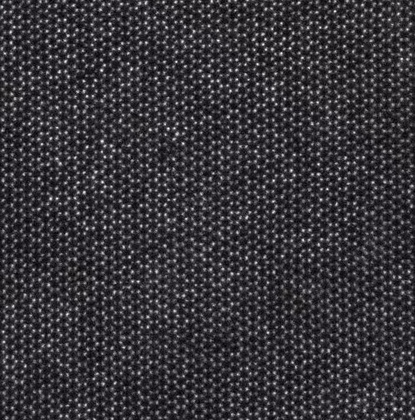
%> input picture 项目一改.jpg, 415 x 420 px, shrunk from 498 x 504 before the run
$ octave untitled3.m   (GNU Octave 9; MATLAB toolbox functions it lacks are replaced by stand-ins)
%> lines starting %> are read from the running program, lines starting %| are printed output that depends on the picture
### deletebakeground.m
function G = deletebakeground(X)
G = zeros(size(X));
G(X < 80) =0;%100
G(80<= X & X <= 256) =X(80<= X & X <=256);
end

### SeSeintensity.m
function W=SeSeintensity(X)
[r,c]=size(X);
W=zeros(r,c);
for i=1:c
    for j=1:r
        if X(j,i)<=150%186
            W(j,i)=0;
        elseif X(j,i)<=245%245
                W(j,i)=X(j,i);
        else
            W(j,i)=0;
        end
    end
end
end

### twovalue.m
function A = twovalue(X)
[r,c]=size(X);
A=zeros(r,c);
for i=1:c
    for j=1:r
        if X(j,i)==0
            A(j,i)=0;
        else
            A(j,i)=1;
        end
    end
end
end

### poly2str.m
function [s,len] = poly2str(den,tvar)
%POLY2STR Return polynomial as string.
%   S = POLY2STR(P,'s') or S=POLY2STR(P,'z') returns a string S
%   consisting of the polynomial coefficients in the vector P
%   multiplied by powers of the transform variable 's' or 'z'.
%
%       Example: POLY2STR([1 0 2],'s') returns the string  's^2 + 2'.
%
%   [S,LEN] = POLY2STR(P,'s') also returns the maximum wrapped length
%   of the polynomial.
%
%   See also: PRINTSYS.

%   Clay M. Thompson  7-24-90
%   Copyright 1986-2002 The MathWorks, Inc.
%   $Revision: 1.9 $  $Date: 2002/04/10 06:32:38 $

nd = length(den);
len = []; s = [];
% Form denominator
dlen=0;   first_term = 1;  old = 0;
for j=1:nd
  term=den(j);
  if first_term&(term~=0),
    if (term==1)&(j~=nd),
      s=['  '];
    else
      s=['   ',num2str(term)];
    end
    first_term=0;
  else
    if (term==1)&(j~=nd),
      s=[s,' + '];
    elseif (term==0)
      % do nothing
    elseif (term>=0),
      s=[s,' + ',num2str(term)];
    else
      s=[s,' - ',num2str(abs(term))];
    end
  end
  if term~=0,
    if (nd-j>1),
      s=[s,' ',tvar,'^',num2str(nd-j)];
    elseif (nd-j==1),
      s=[s,' ',tvar];
    end
  end
  if (length(s)-old>63)&(j~=nd),
    len=max([len,length(s)-old]); s=[s,13,10,'  ',];
    old = length(s)-2;
  end
end
if isempty(s), s=['   0']; end
len = max([len,length(s)-old]);

% end poly2str

### untitled3.m
warning("off");
clear
close all
clc
im_rgb = imread('项目一改.jpg');
%> im_rgb is the input picture: size 420x415x3 uint8; mean R, G, B 55.4, 53.4, 58.1
im_gray = rgb2gray(im_rgb);
im_gray1=deletebakeground(im_gray);
%> in deletebakeground, `G(X < 80) =0;`: G: size 420x415 double; every value is 0
%> in deletebakeground, `G(80<= X & X <= 256) =X(80<= X & X <=256);`:
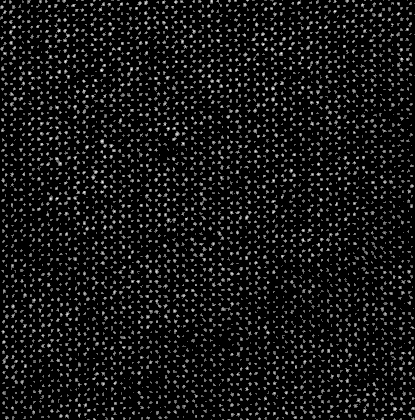
%> G: size 420x415 double; min 0, max 251, mean 20.4
im_twomax0=imregionalmax(im_gray1);
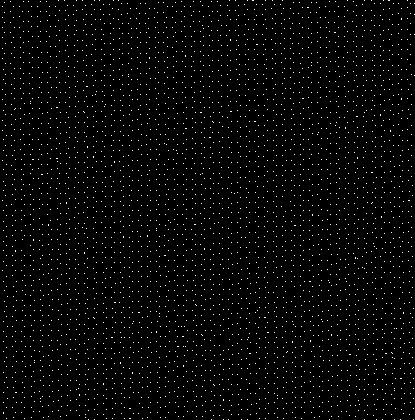
%> im_twomax0: size 420x415 logical; 2.3% white in thin lines or dots
im_twomax1=imregionalmax(im_twomax0);
%%标记原矩阵
[r,c]=size(im_gray);
%> r = 420; c = 415
S=zeros(r,c);
for i=1:c
    for j=1:r
        if im_twomax1(j,i)==0
            S(j,i)=0;
        elseif im_twomax1(j,i)==1
            S(j,i)=im_gray(j,i);
        end
    end
end
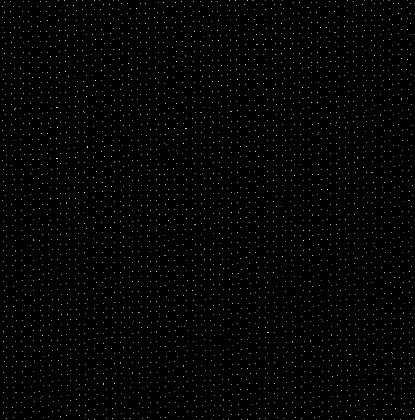
%> S: size 420x415 double; min 0, max 251, mean 3.4
im_gray_part_max=S;
%%分化处理
AA=SeSeintensity(im_gray_part_max);%%%%%%%%%%%%%%%
%> after the loop in SeSeintensity, `for i=1:c`:
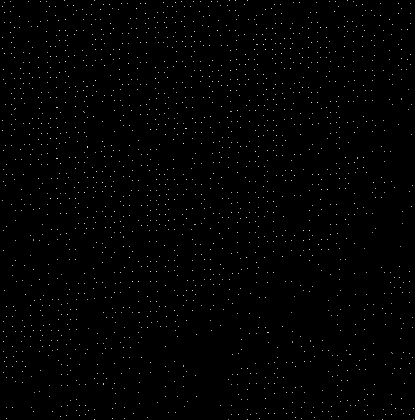
%> W: size 420x415 double; min 0, max 242, mean 1.9
%二值化
AAA=twovalue(AA);
%> after the loop in twovalue, `for i=1:c`:
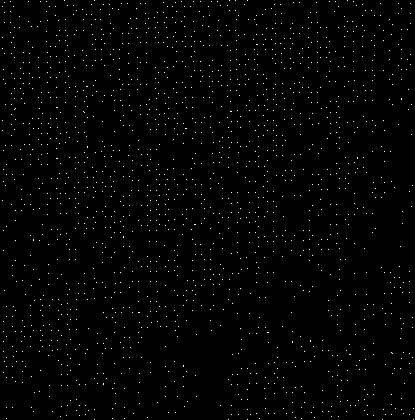
%> A: size 420x415 double; values 0 (black) and 1 (white), 1.1% white in thin lines or dots
[r,c]=size(AAA);
W=[];
WW=[];
a=20;%单元尺寸边长(X0.3nm)
b=20;%单元尺寸边长(X0.3nm)
for n=1:fix(r/a)
    W(n,:)=sum(AAA(a*n+1-a:a*n,:),1);
end
for i=1:fix(c/b)
    WW(:,i)=sum(W(:,b*i+1-b:b*i),2);
end
figure
bar3(WW,0.5);
xlabel('X','FontSize',14,'FontName','Times New Roman','FontWeight','bold');
ylabel('Y','FontSize',14,'FontName','Times New Roman','FontWeight','bold');
zlabel('SeSe site counts','FontSize',14,'FontName','Times New Roman','FontWeight','bold');%%%%%%%%%
set(gca,'XTicklabel',{'0','3','6','9','12','15'});
set(gca,'YTicklabel',{'0','3','6','9','12','15'});
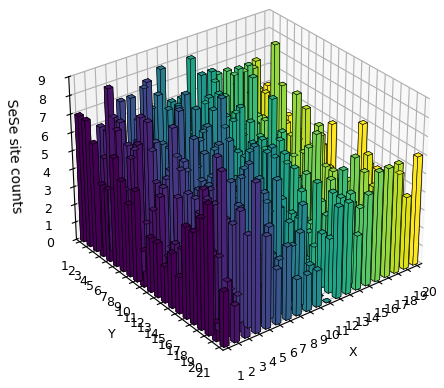
%> figure redrawn from the program's plot data
[n,m]=size(WW);
%> n = 21; m = 20
X=[];x1=0;x2=0;x3=0;x4=0;x5=0;x6=0;x7=0;x8=0;x9=0;
for i=1:n
    for j=1:m
        if WW(i,j)==0
            x1=x1+1;
        end
    end
end
%> after the loop, x1 = 13
for i=1:n
    for j=1:m
        if WW(i,j)==1
            x2=x2+1;
        end
    end
end
%> after the loop, x2 = 23
for i=1:n
    for j=1:m
        if WW(i,j)==2
            x3=x3+1;
        end
    end
end
%> after the loop, x3 = 43
for i=1:n
    for j=1:m
        if WW(i,j)==3
            x4=x4+1;
        end
    end
end
%> after the loop, x4 = 54
for i=1:n
    for j=1:m
        if WW(i,j)==4
            x5=x5+1;
        end
    end
end
%> after the loop, x5 = 83
 for i=1:n
    for j=1:m
        if WW(i,j)==5
            x6=x6+1;
        end
    end
 end
%> after the loop, x6 = 83
  for i=1:n
    for j=1:m
        if WW(i,j)==6
            x7=x7+1;
        end
    end
  end
%> after the loop, x7 = 66
   for i=1:n
    for j=1:m
        if WW(i,j)==7
            x8=x8+1;
        end
    end
   end
%> after the loop, x8 = 34
    for i=1:n
    for j=1:m
        if WW(i,j)==8
            x9=x9+1;
        end
    end
end
%> after the loop, x9 = 17
X=[x1,x2,x3,x4,x5,x6,x7,x8,x9];
%> X = [13 23 43 54 83 83 66 34 17]
XX=[1,2,3,4,5,6,7,8,9];
figure
bar(X)
set(gca,'XTicklabel',{'0','1','2','3','4','5','6','7','8','9'});
xlabel('SeSe site counts','FontSize',14,'FontName','Times New Roman','FontWeight','bold');%%%%%%%%%
ylabel('Counts','FontSize',14,'FontName','Times New Roman','FontWeight','bold');
p3=polyfit(XX,X,10);
%> p3 = [0 0 0.0189 -0.772 13.22 -123.4 680.7 -2251.6 4310.5 -4285.7 1670]
f3=poly2str(p3,'x');
%> the loop in poly2str, `for j=1:nd` made 11 passes
%> (term, s) on passes 3 to 6: (0.0189, '   0.018948 x^8'), (-0.772, '   0.018948 x^8 - 0.77242 x^7'), (13.22, '   0.018948 x^8 - 0.77242 x^7 + 13.225 x^6'), (-123.4, '   0.018948 x^8 - 0.77242 x^7 + 13.225 x^6 - 123.3986 x^5')
%> term on passes 1, 2, 7, 8, 9, 10: 0, 0, 680.7, -2251.6, 4310.5, -4285.7
x11=1:9;
yy3=polyval(p3,x11);
%> yy3 = [13 23 43 54 83 83 66 34 17]
hold on
plot(x11,yy3,'r--');
set(gca,'TickDir','out');
axis square;
%% 删除上刻度线
box off
ax2 = axes('Position',get(gca,'Position'),...
    'Color','none',...
    'XAxisLocation','top',...
    'YAxisLocation','right',...
    'XColor','k','YColor','k');
set(ax2,'YTick', []);
set(ax2,'XTick', []);
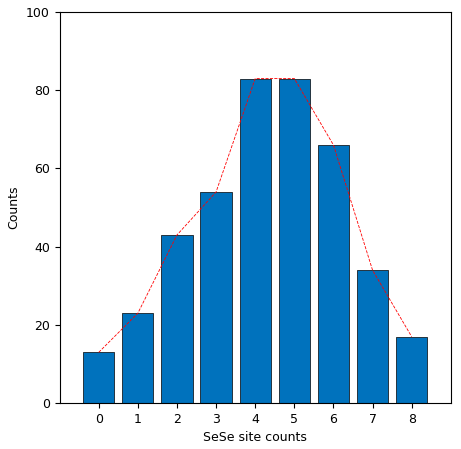
%> figure redrawn from the program's plot data; tallest bar 83 high, from x = 4.6 to 5.4
%就是不注释，自己看懂去。。。
%  xlswrite('SeSe',X');

$ run again, with 000000.tif.jpg copied over 项目一改.jpg
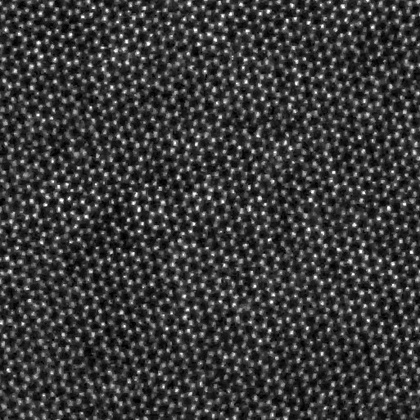
%> input picture 000000.tif.jpg, 420 x 420 px, shrunk from 513 x 513 before the run
%> im_rgb is the input picture: size 420x420x3 uint8; min 0, max 255, mean 57.6
%> `im_twomax0=imregionalmax(im_gray1);`:
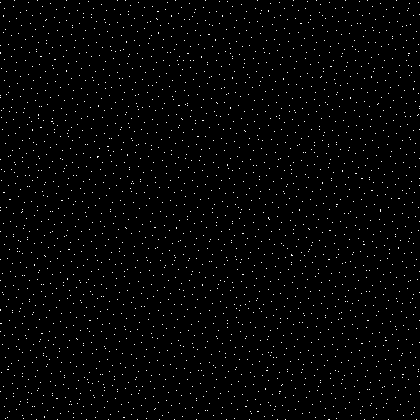
%> im_twomax0: size 420x420 logical; 1.4% white in thin lines or dots
%> after the loop `for i=1:n`: x1 = 5
%> after the loop `for i=1:n`: x2 = 34
%> after the loop `for i=1:n`: x3 = 104
%> after the loop `for i=1:n`: x4 = 121
%> after the loop `for i=1:n`: x5 = 101
%> after the loop `for i=1:n`: x6 = 55
%> after the loop `for i=1:n`: x7 = 17
%> after the loop `for i=1:n`: x8 = 3
%> after the loop `for i=1:n`: x9 = 1
%> X = [5 34 104 121 101 55 17 3 1]
%> p3 = [0 0 0.00774 -0.321 5.6 -53.77 309.9 -1094.3 2279.5 -2444.6 1003]
%> the loop in poly2str, `for j=1:nd` made 11 passes
%> (term, s) on passes 3 to 6: (0.00774, '   0.0077381 x^8'), (-0.321, '   0.0077381 x^8 - 0.32063 x^7'), (5.6, '   0.0077381 x^8 - 0.32063 x^7 + 5.6014 x^6'), (-53.77, '   0.0077381 x^8 - 0.32063 x^7 + 5.6014 x^6 - 53.7736 x^5')
%> yy3 = [5 34 104 121 101 55 17 3 1]
%> `set(ax2,'XTick', []);`:
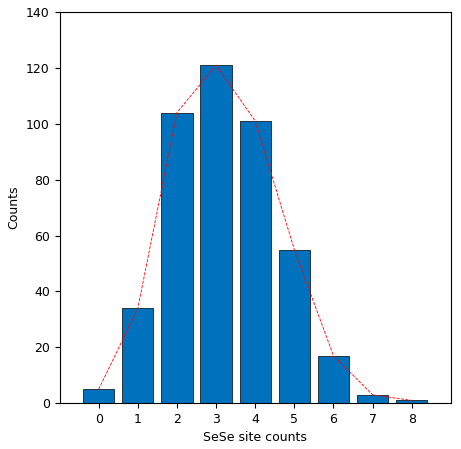
%> figure redrawn from the program's plot data; tallest bar 121 high, from x = 3.6 to 4.4

$ run again, with 111.jpg copied over 项目一改.jpg
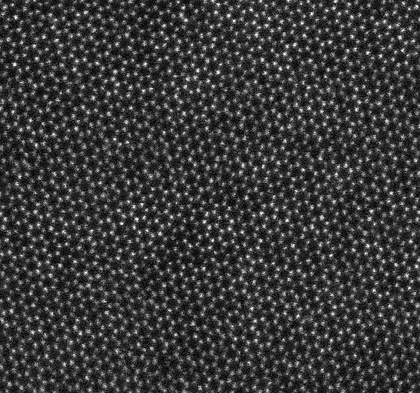
%> input picture 111.jpg, 420 x 393 px, shrunk from 547 x 512 before the run
%> im_rgb is the input picture: size 393x420x3 uint8; min 0, max 255, mean 57.7
%> `im_twomax0=imregionalmax(im_gray1);`:
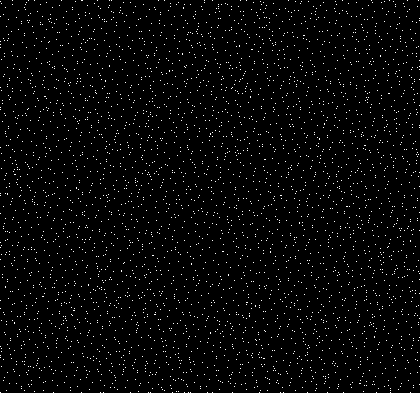
%> im_twomax0: size 393x420 logical; 2.3% white in thin lines or dots
%> n = 19; m = 21
%> the loop `for i=1:n` made 19 passes
%> after the loop `for i=1:n`: x1 = 1
%> after the loop `for i=1:n`: x2 = 4
%> after the loop `for i=1:n`: x3 = 20
%> after the loop `for i=1:n`: x4 = 53
%> after the loop `for i=1:n`: x5 = 109
%> after the loop `for i=1:n`: x6 = 107
%> after the loop `for i=1:n`: x7 = 65
%> after the loop `for i=1:n`: x8 = 28
%> after the loop `for i=1:n`: x9 = 11
%> X = [1 4 20 53 109 107 65 28 11]
%> p3 = [0 0 0.02 -0.825 14.26 -133.5 734.1 -2404.8 4542.6 -4462.9 1712]
%> nd = 11
%> the loop in poly2str, `for j=1:nd` made 11 passes
%> (term, s, first_term) on pass 3: (0.02, '   0.01999 x^8', 0)
%> yy3 = [1 4 20 53 109 107 65 28 11]
%> `set(ax2,'XTick', []);`:
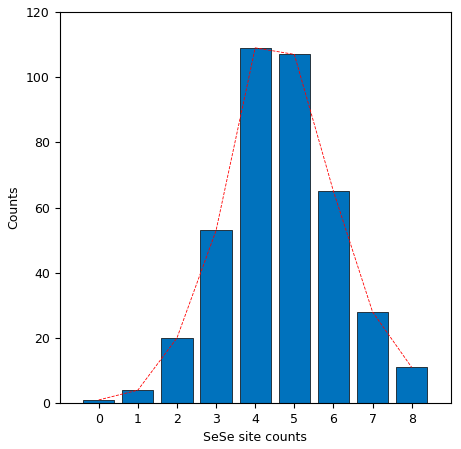
%> figure redrawn from the program's plot data; tallest bar 109 high, from x = 4.6 to 5.4

$ run again, with 15.52.46 Scanning Acquire_0015.tif.jpg copied over 项目一改.jpg
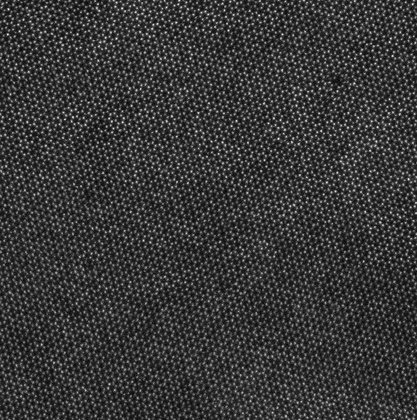
%> input picture 15.52.46 Scanning Acquire_0015.tif.jpg, 417 x 420 px, shrunk from 1017 x 1024 before the run
%> im_rgb is the input picture: size 420x417x3 uint8; min 0, max 252, mean 56
%> im_twomax0: size 420x417 logical; 4.8% white in thin lines or dots
%> after the loop `for i=1:n`: x1 = 14
%> after the loop `for i=1:n`: x2 = 33
%> after the loop `for i=1:n`: x3 = 46
%> after the loop `for i=1:n`: x5 = 33
%> after the loop `for i=1:n`: x6 = 26
%> after the loop `for i=1:n`: x7 = 38
%> after the loop `for i=1:n`: x8 = 25
%> after the loop `for i=1:n`: x9 = 38
%> X = [14 33 46 46 33 26 38 25 38]
%> p3 = [0 0 0.00541 -0.192 2.84 -22.64 106.9 -306.8 518.3 -445.3 161]
%> the loop in poly2str, `for j=1:nd` made 11 passes
%> (term, s) on passes 3 to 6: (0.00541, '   0.0054067 x^8'), (-0.192, '   0.0054067 x^8 - 0.19246 x^7'), (2.84, '   0.0054067 x^8 - 0.19246 x^7 + 2.8396 x^6'), (-22.64, '   0.0054067 x^8 - 0.19246 x^7 + 2.8396 x^6 - 22.6431 x^5')
%> yy3 = [14 33 46 46 33 26 38 25 38]
%> `set(ax2,'XTick', []);`:
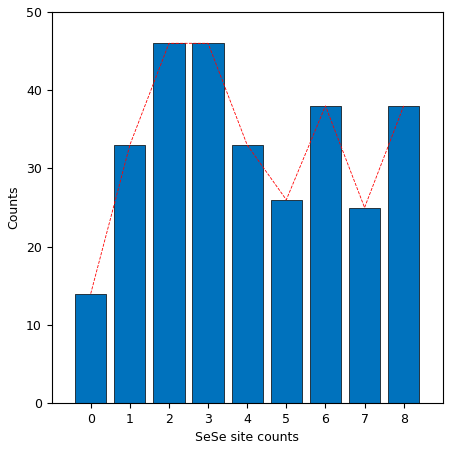
%> figure redrawn from the program's plot data; tallest bar 46 high, from x = 2.6 to 3.4
